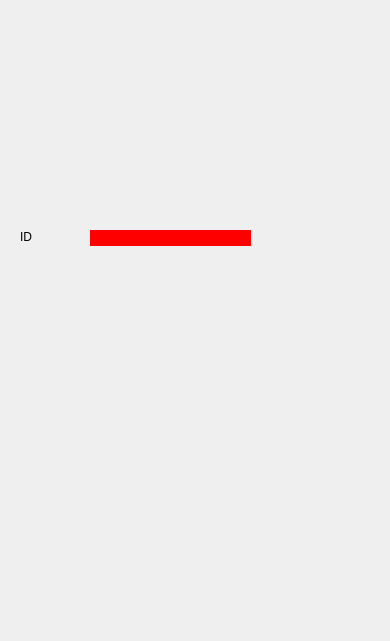
<?xml version="1.0" encoding="UTF-8"?>
<ui version="4.0">
 <class>formulaire_supprimer_menu</class>
 <widget class="QDialog" name="formulaire_supprimer_menu">
  <property name="geometry">
   <rect>
    <x>0</x>
    <y>0</y>
    <width>390</width>
    <height>641</height>
   </rect>
  </property>
  <property name="windowTitle">
   <string>Dialog</string>
  </property>
  <widget class="QStackedWidget" name="stackedWidget">
   <property name="geometry">
    <rect>
     <x>0</x>
     <y>0</y>
     <width>391</width>
     <height>641</height>
    </rect>
   </property>
   <widget class="QWidget" name="page">
    <property name="styleSheet">
     <string notr="true">background-image:url(:/supprimer_menu_formulaire.png);
border: transparent;
</string>
    </property>
    <widget class="QLineEdit" name="lineEdit_id">
     <property name="geometry">
      <rect>
       <x>90</x>
       <y>230</y>
       <width>161</width>
       <height>16</height>
      </rect>
     </property>
     <property name="styleSheet">
      <string notr="true">background: red;</string>
     </property>
    </widget>
    <widget class="QLabel" name="label">
     <property name="geometry">
      <rect>
       <x>20</x>
       <y>230</y>
       <width>47</width>
       <height>13</height>
      </rect>
     </property>
     <property name="text">
      <string>ID</string>
     </property>
    </widget>
    <widget class="QPushButton" name="suivant">
     <property name="geometry">
      <rect>
       <x>-10</x>
       <y>590</y>
       <width>211</width>
       <height>51</height>
      </rect>
     </property>
     <property name="styleSheet">
      <string notr="true">#suivant{
border: transparent;
border-radius: 20px;
background: transparent;

}

#suivant:hover{
background:rgba(46, 204, 113, 0.2);

}</string>
     </property>
     <property name="text">
      <string/>
     </property>
    </widget>
    <widget class="QPushButton" name="Cancel">
     <property name="geometry">
      <rect>
       <x>190</x>
       <y>590</y>
       <width>201</width>
       <height>51</height>
      </rect>
     </property>
     <property name="styleSheet">
      <string notr="true">
#Cancel{
border: transparent;
border-radius: 20px;
background: transparent;

}

#Cancel:hover{
background:rgba(192, 57, 43, 0.2);

}</string>
     </property>
     <property name="text">
      <string/>
     </property>
    </widget>
   </widget>
   <widget class="QWidget" name="page_2">
    <property name="styleSheet">
     <string notr="true">background-image:url(:/formulaire_terminer.png);</string>
    </property>
    <widget class="QPushButton" name="terminer">
     <property name="geometry">
      <rect>
       <x>0</x>
       <y>590</y>
       <width>401</width>
       <height>51</height>
      </rect>
     </property>
     <property name="styleSheet">
      <string notr="true">#terminer{
border: transparent;
border-radius: 20px;
background: transparent;

}

#terminer:hover{
background:rgba(46, 204, 113, 0.2);

}</string>
     </property>
     <property name="text">
      <string/>
     </property>
    </widget>
   </widget>
  </widget>
 </widget>
 <resources/>
 <connections/>
</ui>
